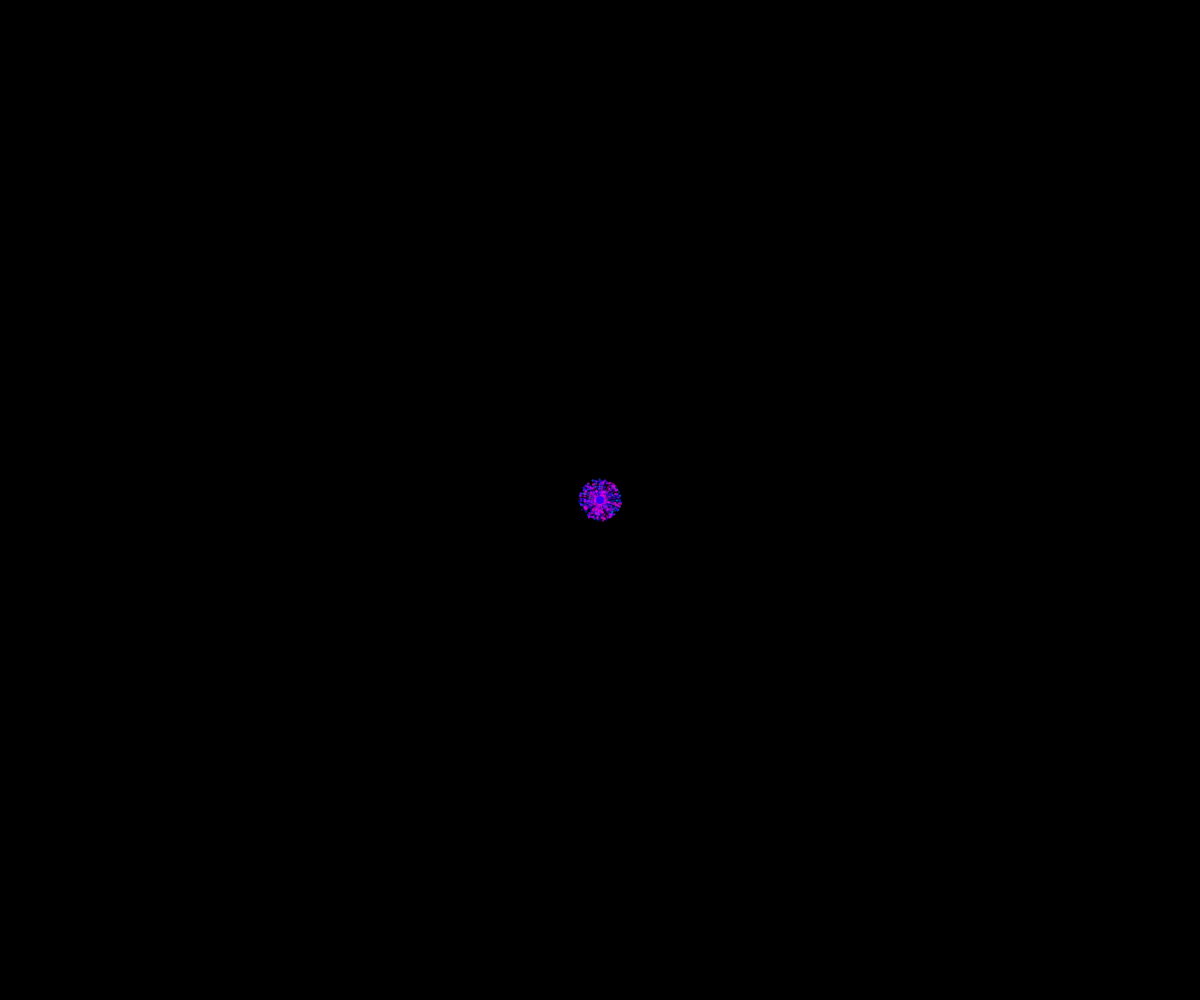
Frame 1 (no input)
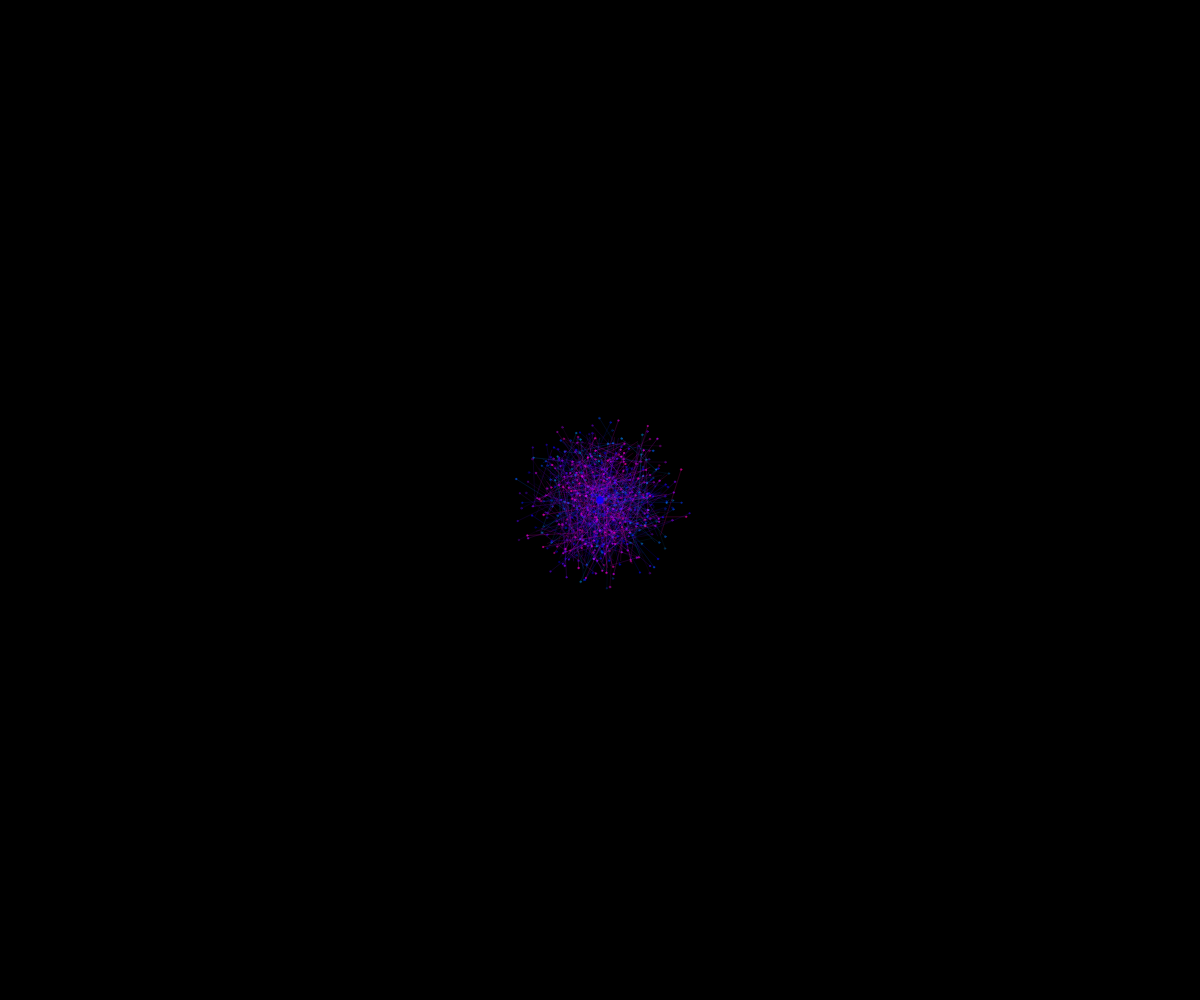
Frame 60 (no input)
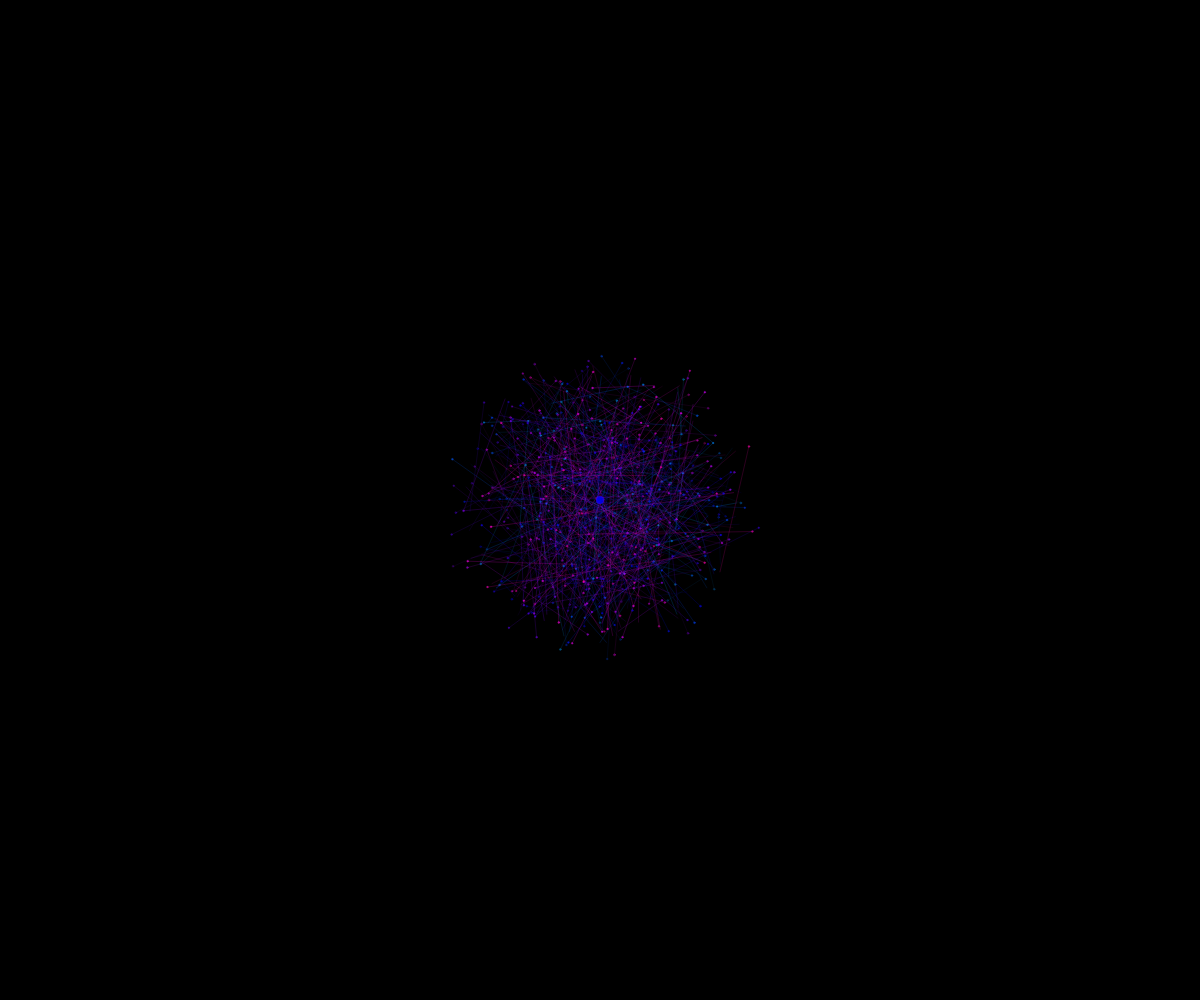
Frame 120 (the mouse pressed at the canvas centre since frame 60)

The p5.js sketch that drew these frames (run headless with seeded random() and noise() and a simulated clock; from frame 60 on, the mouse is pressed at the canvas centre):

// p5.js sketch
// ── sketch.js
let lines = [];
let maxLines = 500;
let centerX, centerY;
let time = 0;

function setup() {
  createCanvas(windowWidth, windowHeight);
  colorMode(HSB, 360, 100, 100, 1);
  noStroke();
  frameRate(30);
  
  centerX = width / 2;
  centerY = height / 2;
  
  // Initialize lines with helix patterns
  for (let i = 0; i < maxLines; i++) {
    lines.push({
      angle: random(TWO_PI),
      radius: 0,
      speed: random(0.3, 1.2),
      hue: map(i, 0, maxLines, 200, 320), // Blue to violet spectrum
      alpha: random(0.2, 0.7),
      helixPhase: random(TWO_PI),
      helixFrequency: random(0.01, 0.05),
      spiralSpeed: random(0.01, 0.03)
    });
  }
}

function draw() {
  background(0, 0, 0, 1);
  
  time += 0.02;
  
  push();
  translate(centerX, centerY);
  
  // Draw expanding helix patterns
  for (let i = 0; i < lines.length; i++) {
    let lineObj = lines[i];
    
    // Update radius with spiral effect
    lineObj.radius += lineObj.speed;
    
    // Reset if too large
    if (lineObj.radius > max(width, height) * 1.5) {
      lineObj.radius = 0;
      lineObj.angle = random(TWO_PI);
    }
    
    // Helix pattern calculation
    let helixOffset = sin(time * lineObj.helixFrequency + lineObj.helixPhase) * 20;
    let spiralAngle = time * lineObj.spiralSpeed + lineObj.angle;
    
    // Calculate position with helix effect
    let x = cos(spiralAngle) * (lineObj.radius + helixOffset);
    let y = sin(spiralAngle) * (lineObj.radius + helixOffset);
    
    // Draw glow trail
    fill(lineObj.hue, 100, 100, lineObj.alpha);
    ellipse(x, y, 2, 2);
    
    // Draw connecting lines for visual effect
    if (i > 0) {
      let prevLine = lines[i - 1];
      let prevX = cos(prevLine.angle + time * prevLine.spiralSpeed) * prevLine.radius;
      let prevY = sin(prevLine.angle + time * prevLine.spiralSpeed) * prevLine.radius;
      
      stroke(lineObj.hue, 100, 100, lineObj.alpha * 0.3);
      line(x, y, prevX, prevY);
    }
  }
  
  // Draw central point
  fill(240, 100, 100, 0.8);
  ellipse(0, 0, 8, 8);
  
  pop();
}

function windowResized() {
  resizeCanvas(windowWidth, windowHeight);
  centerX = width / 2;
  centerY = height / 2;
}
